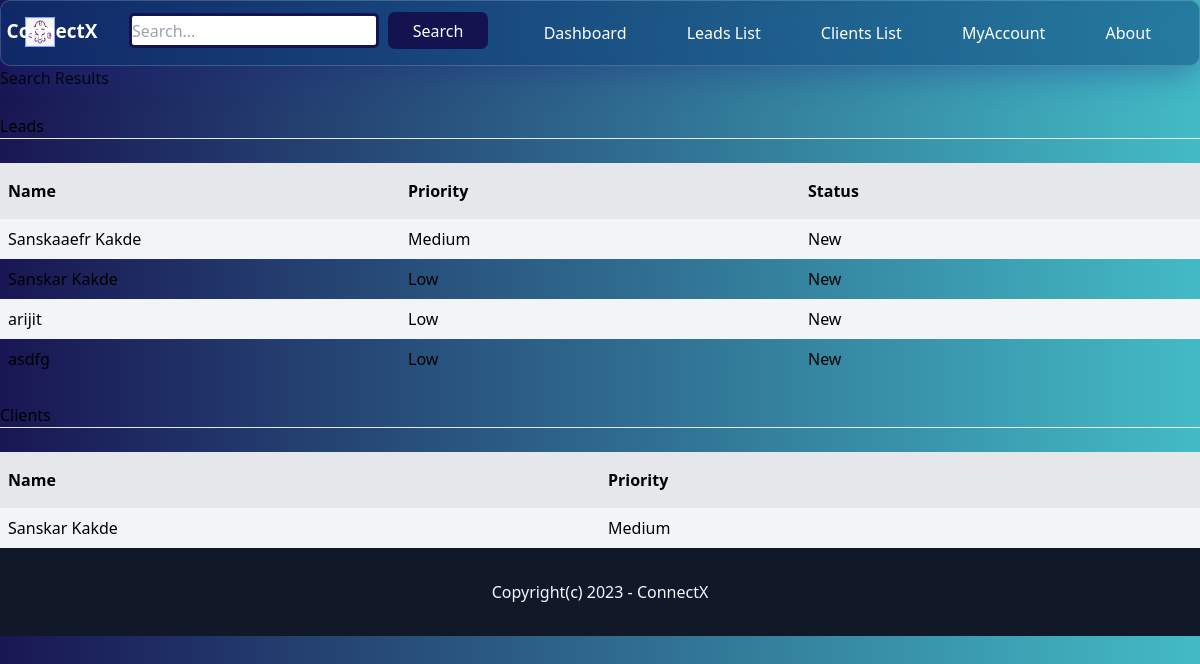
The app's page /search/ (signed in) with its own data.
### leads/models.py (models this page shows, shortened)
class Lead(models.Model):
    LOW = 'low'
    MEDIUM = 'medium'
    HIGH = 'high'
    CHOICES_PRIORITY = (
        (LOW, 'Low'),
        (MEDIUM, 'Medium'),
        (HIGH, 'High'),
    )
    NEW = 'new'
    CONTACTED = 'contacted'
    WON = 'won'
    LOST = 'lost'
    CHOICES_STATUS = (
        (NEW, 'New'),
        (CONTACTED, 'Contacted'),
        (WON, 'Won'),
        (LOST, 'Lost'),
    )
    plot = 'plot'
    readyTomove = 'readyTomove'
    apartment = 'apartment'
    Property_type=(
        (plot, 'plot'),
        (readyTomove, 'readyTomove'),
        (apartment, 'apartment'),
    )
    team = models.ForeignKey(Team, related_name='leads', on_delete=models.CASCADE)
    name = models.CharField(max_length=255)
    email = models.EmailField()
    phone = models.CharField(max_length=11,default=' ')
    Address = models.TextField(max_length=50, default=' ',blank=False,null=False)
    property_price = models.IntegerField(default='00')
    property_size = models.CharField(max_length=25,default=' ')
    property_locality = models.CharField(max_length=25, default=' ')
    property_type = models.CharField(max_length=11, choices=Property_type, default=plot)
    priority = models.CharField(max_length=10, choices=CHOICES_PRIORITY, default=MEDIUM)
    status = models.CharField(max_length=10, choices=CHOICES_STATUS, default=NEW)
    converted_to_client = models.BooleanField(default=False)
    created_by = models.ForeignKey(User, related_name='leads', on_delete=models.CASCADE)
    created_at = models.DateTimeField(auto_now_add=True)
    modified_at = models.DateTimeField(auto_now=True)
    class Meta:
        ordering = ('name',)

### clients/models.py (models this page shows, shortened)
class Client(models.Model):
    team = models.ForeignKey(Team, related_name='clients', on_delete=models.CASCADE)
    name = models.CharField(max_length=255)
    email = models.EmailField()
    phone = models.CharField(max_length=11, default=' ')
    Address = models.TextField(max_length=50, default=' ',blank=False,null=False)
    property_price = models.IntegerField(default='00')
    property_size = models.CharField(max_length=25,default=' ')
    property_locality = models.CharField(max_length=25, default=' ')
    property_type = models.CharField(max_length=11, choices=Property_type, default=plot)
    converted_to_client = models.BooleanField(default=False)
    priority = models.CharField(max_length=10, choices=CHOICES_PRIORITY, default=MEDIUM)
    created_by = models.ForeignKey(User, related_name='clients', on_delete=models.CASCADE)
    created_at = models.DateTimeField(auto_now_add=True)
    modified_at = models.DateTimeField(auto_now=True)
    class Meta:
        ordering = ('name',)

### core/views.py (the view)
# urls.py: path('search/', include('core.urls')),
def search(request):
    query = request.GET.get('q', '')
    lead_object_list = Lead.objects.filter(name__icontains=query, converted_to_client=False,created_by=request.user)
    client_object_list = Client.objects.filter(name__icontains=query)
    return render(request, 'core/search.html',{'lead_object_list': lead_object_list, 'client_object_list': client_object_list})

### teams/context_processors.py (called while the page is built)
def active_team(request):
    if request.user.is_authenticated:
        active_team = request.user.userprofile.get_active_team()
        if not active_team:
            active_team = Team.objects.filter(created_by=request.user)[0]
    else:
        active_team = None
    return {'active_team': active_team}

### userprofile/models.py (called while the page is built)
    def get_active_team(self):
        if self.active_team:
            return self.active_team
        else:
            return Team.objects.filter(members__in=[self.user.id]).first()

### core/templates/core/search.html (shortened to what this page needs)
{% extends 'core/base.html' %}
{% block content %}
    Search Results <br><br>
    {% if lead_object_list %}
        Leads
        <br>
        <hr>
 <div class="mt-6 flex justify-between">
                <p class="py-4 px-2 bg-gray-200 font-semibold w-full">Name</p>
                <p class="py-4 px-2 bg-gray-200 font-semibold w-full">Priority</p>
                <p class="py-4 px-2 bg-gray-200 font-semibold w-full">Status</p>
            </div>
            {% for lead in lead_object_list %}
                <div class="flex justify-between">
                    <p class="py-2 px-2 w-full {% cycle 'bg-gray-100' '' %}">
                        <a href="{% url 'leads:detail' lead.id %}">{{ lead.name }}</a>
                    </p>
                    <p class="py-2 px-2 w-full {% cycle 'bg-gray-100' '' %}">{{ lead.get_priority_display }}</p>
                    <p class="py-2 px-2 w-full {% cycle 'bg-gray-100' '' %}">{{ lead.get_status_display }}</p>
                </div>
                {% endfor %}
        {% else %}
        No leads found
    {% endif %}
<br>
        {% if client_object_list %}
        Clients
        <br>
        <hr>
 <div class="mt-6 flex justify-between">
                <p class="py-4 px-2 bg-gray-200 font-semibold w-full">Name</p>
                <p class="py-4 px-2 bg-gray-200 font-semibold w-full">Priority</p>
            </div>
            {% for client in client_object_list %}
                <div class="flex justify-between">
                    <p class="py-2 px-2 w-full {% cycle 'bg-gray-100' '' %}">
                        <a href="{% url 'leads:detail' client.id %}">{{ client.name }}</a>
                    </p>
                    <p class="py-2 px-2 w-full {% cycle 'bg-gray-100' '' %}">{{ client.get_priority_display }}</p>
                </div>
                {% endfor %}
            {% else %}
            No clients found
    {% endif %}
{% endblock %}

### core/templates/core/base.html (style rules this page uses)
body { background: #191654; background: -webkit-linear-gradient(to left, #43bbc6,#191654); background: linear-gradient(to left,#43bbc6,#191654); }

### records on screen
Lead: name "Sanskaaefr Kakde", priority "Medium", status "New"
Lead: name "Sanskar Kakde", priority "Low", status "New"
Lead: name "arijit", priority "Low", status "New"
Lead: name "asdfg", priority "Low", status "New"
Client: name "Sanskar Kakde", priority "Medium"
